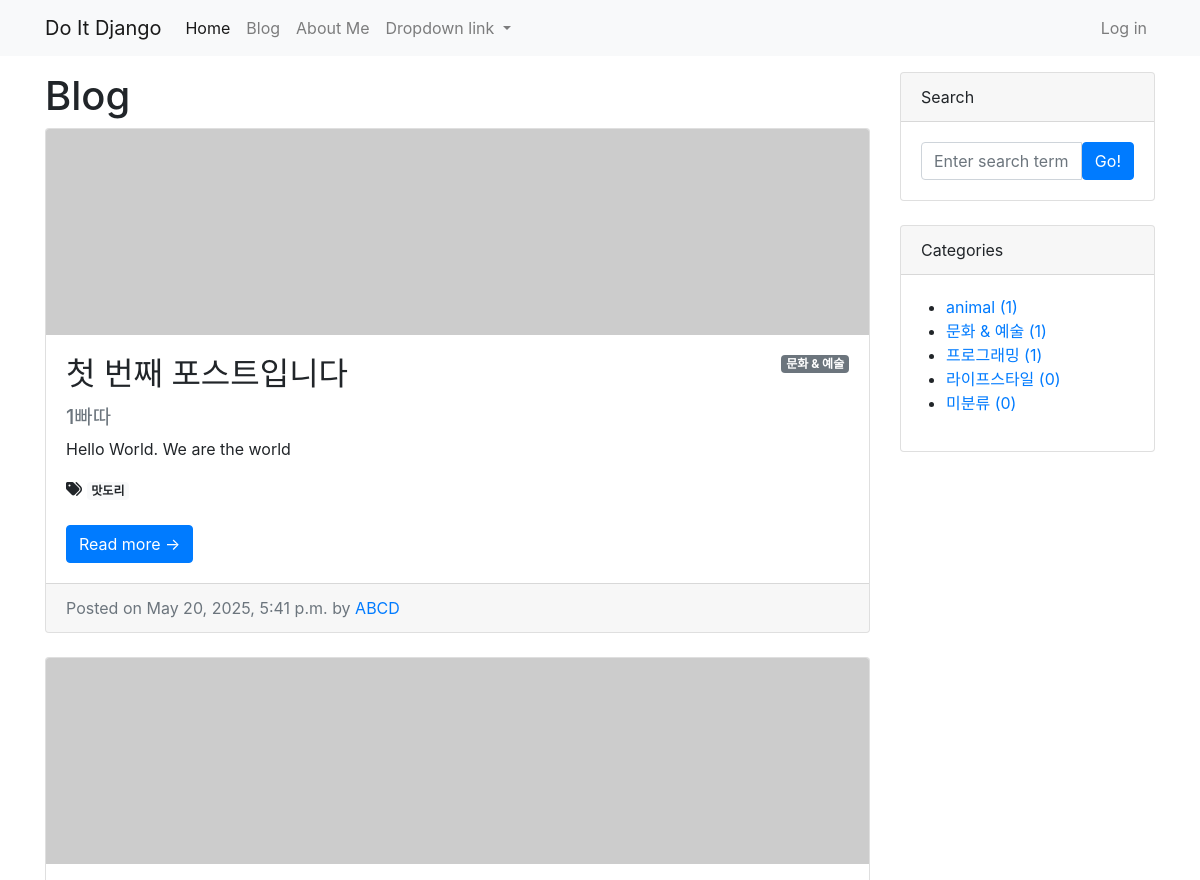
The page /blog/ (upper part) on the database as committed earlier.
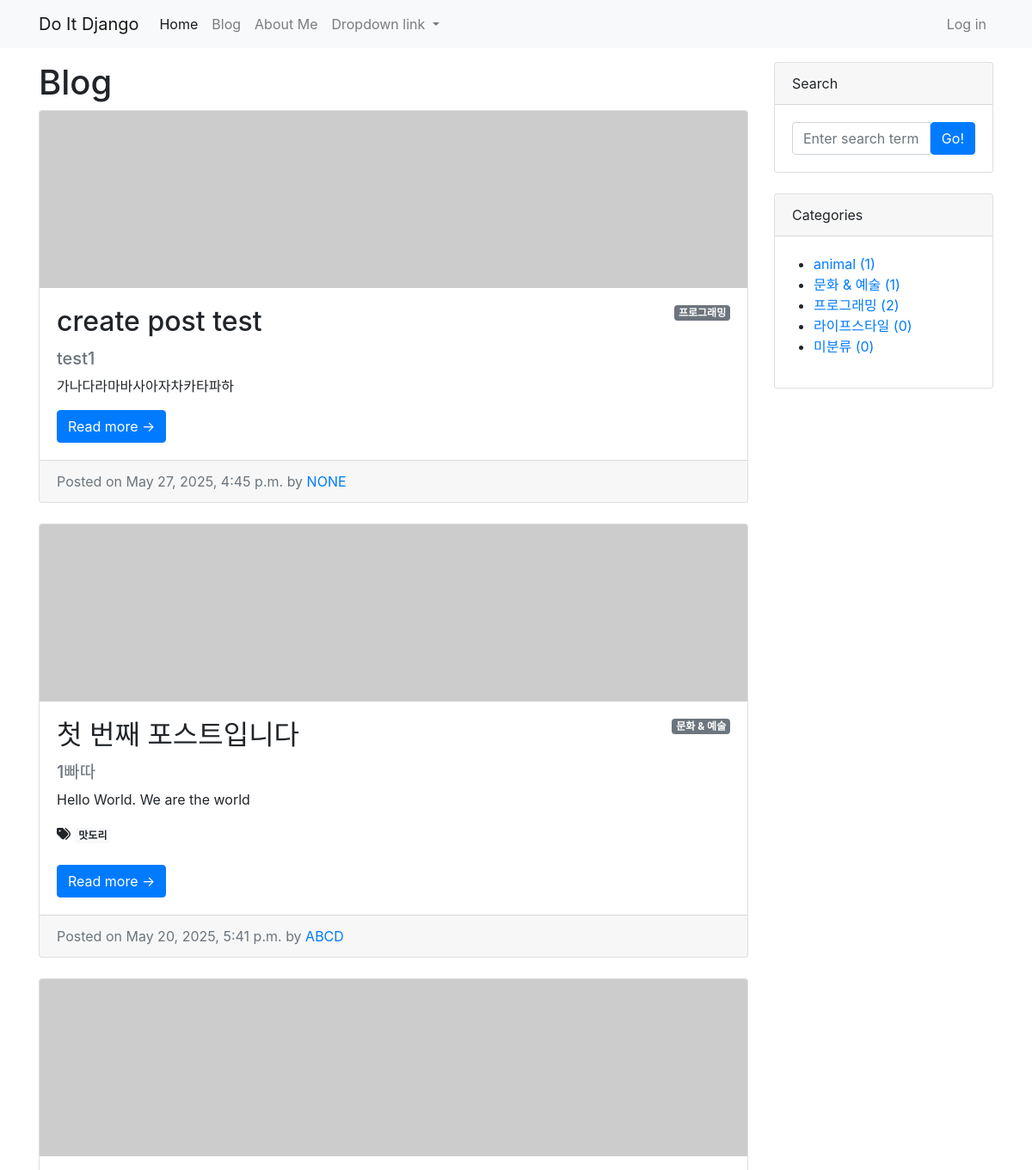
The same page on the database as committed later.
### blog/models.py (models this page shows, shortened)
class Post(models.Model):
    title = models.CharField(max_length=30)
    hook_text = models.CharField(max_length=100, blank=True)
    content = models.TextField()
    head_image = models.ImageField(upload_to='blog/images/%Y/%m/%d/', blank=True)
    file_upload = models.FileField(upload_to='blog/files/%Y/%m/%d/', blank=True)
    created_at = models.DateTimeField(auto_now_add=True)
    updated_at = models.DateTimeField(auto_now=True)
    author = models.ForeignKey(User, null=True, blank=True, on_delete=models.SET_NULL) #CASCADEL
    category = models.ForeignKey(Category, null=True, blank=True, on_delete=models.SET_NULL)
    tags = models.ManyToManyField(Tag, null=True, blank=True)
    def __str__(self):
        return f'[{self.pk}]{self.title} :: {self.author}'
    def get_absolute_url(self):
        return f'/blog/{self.pk}/'

class Category(models.Model):
    name = models.CharField(max_length=50, unique=True)
    slug = models.SlugField(max_length=200, unique=True, allow_unicode=True)
    def __str__(self):
        return self.name
    def get_absolute_url(self):
        return f'/blog/category/{self.slug}/'
    class Meta:
        verbose_name_plural = 'Categories'

class Tag(models.Model):
    name = models.CharField(max_length=50)
    slug = models.SlugField(max_length=200, unique=True, allow_unicode=True)
    def __str__(self):
        return self.name
    def get_absolute_url(self):
        return f'/blog/tag/{self.slug}/'

### blog/views.py (the view)
# urls.py: path('', views.PostList.as_view()),
class PostList(ListView):
    model = Post
    ordering = '-pk'
    def get_context_data(self, **kwargs):
        context = super(PostList, self).get_context_data()
        context['categories'] = Category.objects.all()
        context['no_category_post_count'] = Post.objects.filter(category=None).count()
        return context

### blog/templates/blog/post_list.html (shortened to what this page needs)
{% extends 'blog/base.html' %}
{% block main_area %}
    <h1>Blog
    </h1>
    {% if post_list.exists %}
        {% for p in post_list %}
        <div class="card mb-4" id="post-{{ p.pk }}">
            {% if p.head_image %}
                <a href="#!"><img class="card-img-top" src="{{ p.head_image.url }}" alt="{{ p }} head image" /></a>
            {% else %}
                <a href="#!"><img class="card-img-top" src="https://picsum.photos/seed/{{ p.id }}/800/200
                    "alt="random_image" /></a>
            {% endif %}
            <div class="card-body">
                {% if p.category %}
                    <span class="badge badge-secondary float-right">{{ p.category }}</span>
                {% else %}
                    <span class="badge badge-secondary float-right">미분류</span>
                {% endif %}
                <h2 class="card-title">{{ p.title }}</h2>
                {% if p.hook_text %}
                    <h5 class="text-muted">{{ p.hook_text }}</h5>
                {% endif %}
                <p class="card-text">{{ p.content | truncatewords:45 }}</p>
                {% if p.tags.exists %}
                    <i class="fas fa-tags"></i>
                    {% for tag in p.tags.iterator %}
                        <a href="{{ tag.get_absolute_url }}"><span class="badge badge-pil badge-light">{{ tag }}</span></a>
                    {% endfor %}
                    <br/>
                    <br/>
                {% endif %}
                <a href="{{ p.get_absolute_url }}" class="btn btn-primary">Read more &rarr;</a>
            </div>
            <div class="card-footer text-muted">
                Posted on {{ p.created_at }} by
                <a href="#">{{ p.author | upper }}</a>
            </div>
        </div>
        {% endfor %}
    {% else %}
        <h3>아직 게시물이 없습니다.</h3>
    {% endif %}
{% endblock %}

### blog/templates/blog/base.html (shortened to what this page needs)
<!DOCTYPE html>
{% load static %}
<html lang="en">
    <head>
        <link rel="stylesheet" href="{% static 'blog/bootstrap/bootstrap.min.css' %}"media="screen">
    </head>
    <body>
        {% include 'blog/navbar.html' %}
        <div class="container my-3">
            <div class="row">
                <div class="col-md-8 col-lg-9" id="main-area">
                    {% block main_area %}
                    {% endblock %}
                </div>
                <div class="col-md-4 col-lg-3">
                    <div class="card mb-4">
                        <div class="card-header">Search</div>
                        <div class="card-body">
                            <div class="input-group">
                                <input class="form-control" type="text" placeholder="Enter search term..." aria-label="Enter search term..." aria-describedby="button-search" />
                                <button class="btn btn-primary" id="button-search" type="button">Go!</button>
                            </div>
                        </div>
                    </div>
                    <div class="card mb-4" id="Categories-card">
                        <div class="card-header">Categories</div>
                        <div class="card-body">
                            <div class="row">
                                    <ul>
                                        {% for category in categories %}
                                        <li><a href="{{ category.get_absolute_url }}">{{ category }} ({{ category.post_set.count }})</a></li>
                                        {% endfor %}
                                        <li><a href="/blog/category/no_category/">미분류 ({{ no_category_post_count }})</a></li>
                                    </ul>
                            </div>
                        </div>
                    </div>
                </div>
            </div>
        </div>
    </body>
</html>

Rows that differ between the two databases and show on the page:
added Post: category "프로그래밍", title "create post test", hook_text "test1", content "가나다라마바사아자차카타파하", created_at "May 27, 2025, 4:45 p.m.", author "NONE"
computed for Category "프로그래밍": post_set.count "1" → "2"
